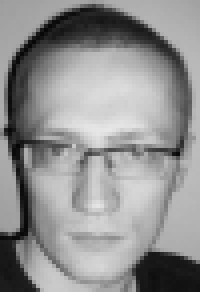
#> input picture samples/author.tif, 50 x 73 px, found by its file name (shown 4 times larger); its folder holds only this picture in this run
$ python automate.py samples/author.tif   (older library calls are emulated)
#> lines starting #> are read from the running program, lines starting #| are printed output that depends on the picture
### SRImage.py
#!/usr/bin/env python3
__version__ =  '2.1'
__licence__ = 'FreeBSD License'
__author__ =  'Robert Gawron'

from PIL import Image
import Camera

"""
    Abstraction of an image, later it will a wrapper for C module.
"""
class SRImage:
    def __init__(self):
        pass

    def openFromFile(self, filename):
#> called with filename = './samples/samples/author.tif'
        self.image = Image.open(filename)
#> self.image is the input picture: PIL image 50x73 RGB; min 6, max 231, mean 144.3

    def openFromLibImg(self, image):
        self.image = image

    def openFromArray(self, array):
        assert(False)

    def save(self, filename):
        self.image.save(filename)

    #tmp fix
    def toLibImgType(self):
        return self.image

    @property
    def w(self):
        return self.image.size[0]

    @property
    def h(self):
        return self.image.size[1]

### Camera.py
#!/usr/bin/env python
__version__ =  '2.0'
__licence__ = 'FreeBSD License'
__author__ =  'Robert Gawron'

import sys
import os
import math
from PIL import Image
import numpy


## helper function for matrix padding
def do_padding(matrix, pwidth, pval=0):
    _pad = numpy.ones(pwidth) * pval
    return  numpy.apply_along_axis(lambda col:numpy.concatenate((_pad,col,_pad)), 0,
                                   numpy.apply_along_axis(lambda row:numpy.concatenate((_pad,row,_pad)), 1, matrix))

class Camera:
    def __init__(self, hps):
        print('Creating Camera Model')

        # hps converted to 1D list
        self.hps  = numpy.array(hps).reshape(-1).tolist()
        self.hps = self.hps / numpy.sum(numpy.abs(self.hps)) # do normalization

        # size: pixels north of center
        self.size = int((numpy.sqrt(len(self.hps))-1) / 2)

        # psf: hps converted to 2D array
        self.psf  = numpy.array(self.hps).reshape((2*self.size + 1,2*self.size + 1))

        # square of PSF = BP
        self.psf2 = self.psf * self.psf

        # px_area : list of coordinates for area around center (=(0,0))
        mg = numpy.mgrid[-self.size:self.size+1, -self.size:self.size+1]
        self.pxarea = zip(list(mg[0].reshape(-1).tolist()),list(mg[1].reshape(-1).tolist()))


    def take(self, image, offset, scale):

        # convert to numpy array
        odata  = numpy.asarray(image).astype(numpy.int32)

        # apply offset to HR image
        odata[:,:,0] = self.doOffset(odata[:,:,0], offset)
        odata[:,:,1] = self.doOffset(odata[:,:,1], offset)
        odata[:,:,2] = self.doOffset(odata[:,:,2], offset)

        # filter with the PSF (one color at the time)
        odata[:,:,0] = self.Convolve(odata[:,:,0])
        odata[:,:,1] = self.Convolve(odata[:,:,1])
        odata[:,:,2] = self.Convolve(odata[:,:,2])

        # convert back to image format
        photo = Image.fromarray(numpy.uint8(odata))

        # apply scale factor
        new_img_sz = int(image.size[0] * scale), int(image.size[1] * scale)
        return photo.resize(new_img_sz, Image.ANTIALIAS)


    def doOffset(self, data, offset, val=255):
        # apply offset (via slicing, vertical and horizontal separately)
        if offset[1]>0: data = numpy.concatenate((numpy.ones((offset[1],data.shape[1]))*val, data[0:-offset[1],:]), axis=0)
        if offset[1]<0: data = numpy.concatenate((data[-offset[1]:,:], numpy.ones((-offset[1],data.shape[1]))*val), axis=0)
        if offset[0]>0: data = numpy.concatenate((numpy.ones((data.shape[0],offset[0]))*val, data[:,0:-offset[0]]), axis=1)
        if offset[0]<0: data = numpy.concatenate((data[:,-offset[0]:], numpy.ones((data.shape[0],-offset[0]))*val), axis=1)
        return data


    """
    def Convolve(self, data):
        ### FFT-iFFT approach : does not converge to solution
        fft  = numpy.fft.fft2(data) * numpy.fft.fft2(self.psf, data.shape)
        conv = numpy.fft.ifft2(fft).real
        return conv
    """

    """
    def Convolve(self, data):
        ### nested for-loops implementation : very slow !!!
        conv = data
        w = self.size
        for x in range(w, data.shape[0]-w):
            for y in range(w, data.shape[1]-w):
                conv[x,y] = numpy.sum(data[x-w:x+w+1,y-w:y+w+1] * self.psf)
        return conv
    """

    def Convolve(self, data):
        ### python magic implementation
        w = 2*self.size
        # need some (zero) padding first
        data = do_padding(data,self.size)
        # now stack row shifts
        b = data[:,0:-w]
        for r in range(1,w): b = numpy.dstack((b,data[:,r:r-w]))
        b = numpy.dstack((b,data[:,w:]))
        data = b
        # next stack col shifts
        b = data[0:-w,:]
        for c in range(1,w): b = numpy.dstack((b,data[c:c-w,:]))
        b = numpy.dstack((b,data[w:,:]))
        data = b
        # now apply filtering
        conv = numpy.sum(data * numpy.tile(self.hps, (data.shape[0],data.shape[1],1)), axis=2)

        return conv


    # [19 lines left out: function Convolve2, not called in this run]

### SampleCreator.py
#!/usr/bin/env python3
__version__ =  '2.1'
__licence__ = 'FreeBSD License'
__author__ =  'Robert Gawron'

import sys
import os
from PIL import Image
from srconfig import cfg
import Camera
from SRImage import SRImage

def createSamples(image, outDirectory, scale):
#> called with outDirectory = './input', scale = 2
    camera = Camera.Camera(cfg['psf'])
    downscale = 1.0 / scale

    # TODO move it somewhere
    offsets = [[0,0], [1,0], [2,0],
               [0,1], [1,1], [2,1],
               [0,2], [1,2], [2,2]]

    for (x, y) in offsets:
        sampleFileName = '%s/S_%d_%d.tif' % (outDirectory, x, y)
        sample = SRImage()
        sample.openFromLibImg(camera.take(image.toLibImgType(), (x, y), downscale))
        sample.save(sampleFileName)
#> this loop made 9 passes
#> pass 1, in Convolve, `data = do_padding(data,self.size)`:
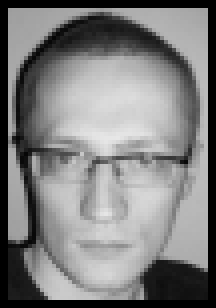
#> data: shape (77, 54) float64 (shown 4 times larger); min 0, max 231, mean 126.7
#> pass 1, in Convolve, `b = data[:,0:-w]`:
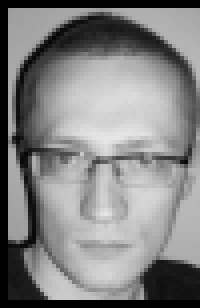
#> b: shape (77, 50) float64 (shown 4 times larger); min 0, max 231, mean 130.6
#> pass 1, in Convolve, `conv = numpy.sum(data * numpy.tile(self.hps, (data.shape[0],data.shape..`:
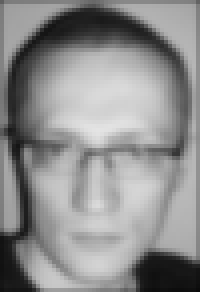
#> conv: shape (73, 50) float64 (shown 4 times larger); min 11.37, max 228.3, mean 142.1


def main(inImageFileName, outDirName, scale):
    inImage = SRImage()
    inImage.openFromFile(inImageFileName)

    os.makedirs(outDirName, exist_ok = True)
    createSamples(inImage, outDirName, scale)

### SRRestorer.py
#!/usr/bin/env python3
__version__ =  '2.1'
__licence__ = 'FreeBSD License'
__author__ =  'Robert Gawron'

import sys
import os
import math
from PIL import Image
import numpy

from srconfig import cfg
import Camera
from MotionEstimator import MotionEstimator

import string
import codecs


def clipto_0(val):
    return val if val>0 else 0

def clipto_255(val):
    return val if val<255 else 255

def clip(val):
    return clipto_0(clipto_255(val))

cliparray = numpy.frompyfunc(clip, 1, 1)

# upsample an array with zeros
# [75 lines left out: functions upsample, SRRestore, not called in this run]


def loadSamples(directory):
   samples = []

   for sampleFileName in (os.listdir(directory)):
        print(sampleFileName)
        sampleExtension = sampleFileName[-4:]
        if sampleExtension != '.tif':
            #print("" % (fileExtension))
            continue

        sample = Image.open(directory + '/' + sampleFileName)
        if not samples:
            samples.append(((0, 0), sample))
        else:
            estimator = MotionEstimator(samples[0][1], sample)
            (x, y) = map(int, estimator.offset())
            print ("%s: (%d, %d)" % (sampleFileName, x, y))
            samples.append(((x, y), sample))
   return samples

def main(sampleDirectory, scale, ite):
    print ("Estimate Motion Between Sample And Original Image")
    samples = loadSamples(sampleDirectory)
    print("samples loaded")
    #print ("Restore SR Image")
    camera = Camera.Camera(cfg['psf'])

    scale = scale
#> (the run stopped early here; a loop or call above may not have finished)

$ run again, on samples/circuit.tif
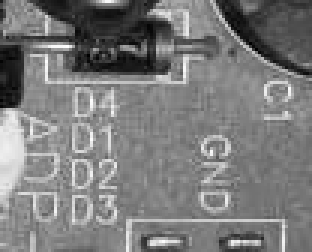
#> input picture samples/circuit.tif, 104 x 84 px (shown 3 times larger)
#> in openFromFile, self.image is the input picture: PIL image 104x84 RGB; min 0, max 255, mean 123.7
#> the loop in createSamples, `for (x, y) in offsets:` made 9 passes
#> pass 1, in Convolve, `b = data[:,0:-w]`:
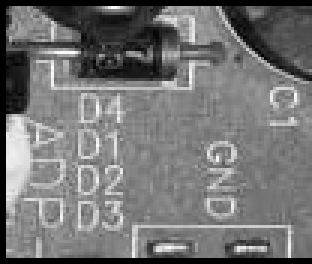
#> b: shape (88, 104) float64 (shown 3 times larger); min 0, max 255, mean 116.1
#> pass 1, in Convolve, `conv = numpy.sum(data * numpy.tile(self.hps, (data.shape[0],data.shape..`:
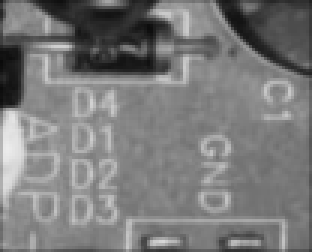
#> conv: shape (84, 104) float64 (shown 3 times larger); min 10.54, max 236.9, mean 122.6
